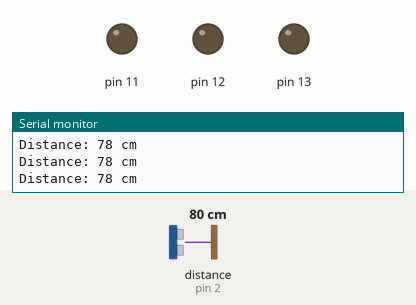
Bench run of a sketch on a simulated Arduino Uno, built with avr-gcc and run on an emulated ATmega328P. Parts: output pins drawn as LEDs (lit = HIGH), the last lines printed to the serial monitor. Wiring (inferred from the names in the program): ultrasonic range finder: trigger pin 3; echo pin 2. The inputs (shaded band) are chosen by the test bench; at power-on: distance to the obstacle (sensor on pin 2) 80 cm. The echo pulse lasts 58.3 µs per cm; pins used as bus, display or sensor lines are not drawn.

Above: at 1.2 s.
1.3 s: distance to the obstacle (sensor on pin 2) set to 56 cm
2.8 s: distance to the obstacle (sensor on pin 2) set to 49 cm
At 3.7 s:
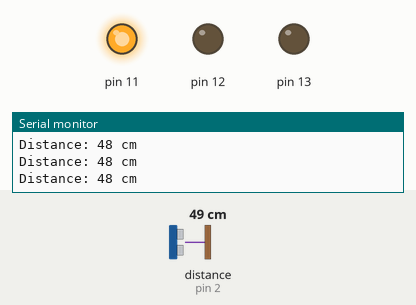
4.3 s: distance to the obstacle (sensor on pin 2) set to 38 cm
At 4.9 s:
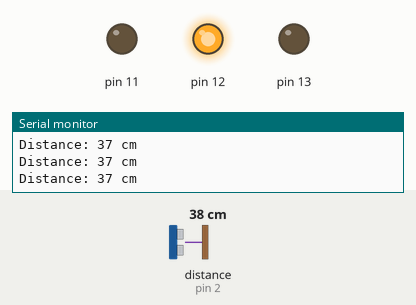
5.8 s: distance to the obstacle (sensor on pin 2) set to 22 cm
8.8 s: distance to the obstacle (sensor on pin 2) set to 18 cm
At 9.2 s:
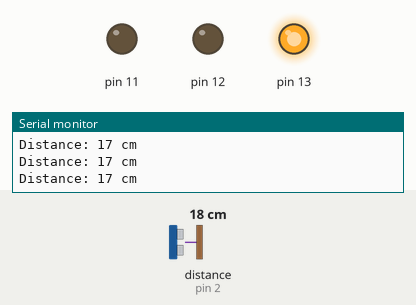
10.3 s: distance to the obstacle (sensor on pin 2) set to 35 cm
At 11.6 s:
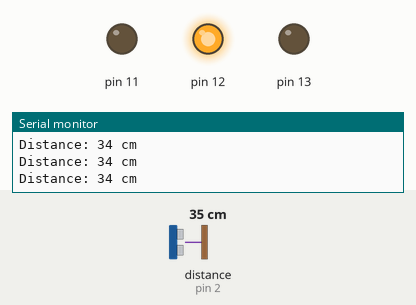
Timing chart, 0 to 12.8 s (numbered marks = the images above; inputs shaded):
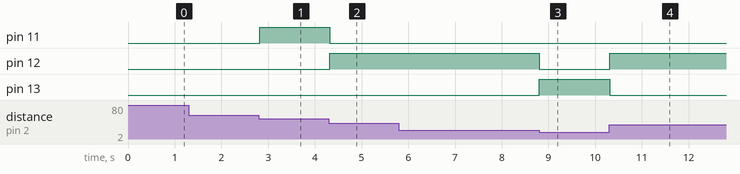

Measured:
- the behaviour switches between 52 and 51 cm on distance to the obstacle (sensor on pin 2) (found by bisection; images 0 and 1)
- the behaviour switches between 41 and 40 cm on distance to the obstacle (sensor on pin 2) (found by bisection; images 1 and 2)
- the behaviour switches between 21 and 20 cm on distance to the obstacle (sensor on pin 2) (found by bisection; images 2 and 3)
- after the input at 2.8 s, pin 11: LOW → HIGH at once
- after the input at 4.3 s, pin 11: HIGH → LOW at once; pin 12: LOW → HIGH at once
- after the input at 8.8 s, pin 12: HIGH → LOW at once; pin 13: LOW → HIGH at once
- after the input at 10.3 s, pin 12: LOW → HIGH at once; pin 13: HIGH → LOW at once

The sketch:

Smart_Reverse_Parking.ino
```cpp
int echopin = 2;
int trigpin = 3;
long duration;
int distance;

void setup() {
  pinMode(trigpin, OUTPUT);
  pinMode(echopin, INPUT);
  pinMode(11, OUTPUT);
  pinMode(12, OUTPUT);
  pinMode(13, OUTPUT);
  Serial.begin(9600);
}

void loop() {
  digitalWrite(trigpin, LOW);
  delayMicroseconds(2);
  digitalWrite(trigpin, HIGH);
  delayMicroseconds(10);
  digitalWrite(trigpin, LOW);
  duration = pulseIn(echopin, HIGH);
  distance = duration * 0.034 / 2;
  if (distance<=19){
    digitalWrite(13, HIGH);
  	digitalWrite(12, LOW);
    digitalWrite(11, LOW);}
  else if (distance<=39 and distance>=20){
    digitalWrite(12, HIGH);
  	digitalWrite(11, LOW);
    digitalWrite(13, LOW);}
  else if (distance<=50 and distance>=40){
    digitalWrite(11, HIGH);
  	digitalWrite(12, LOW);
    digitalWrite(13, LOW);}
  Serial.print("Distance: ");
  Serial.print(distance);
  Serial.println(" cm");
  delay(10);
}
```
